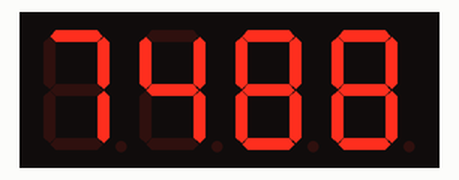
Simulated run of this sketch. Board: Arduino Uno, built with avr-gcc and run on an emulated ATmega328P. On the bench: 4-digit seven-segment display. Wiring (inferred from the names in the program): TM1637 display: clock pin 5; DIO pin 6. Random numbers use the default seed unless the sketch sets one.

Above: at 1.1 s.
At 4.1 s:
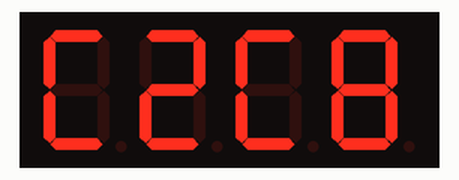
At 8.1 s:
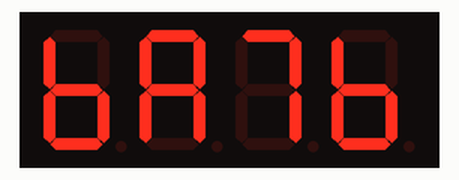
At 19.2 s:
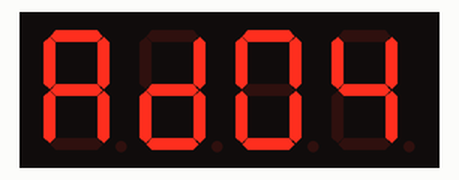
At 28.3 s:
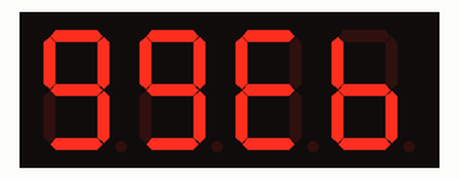
At 38.4 s:
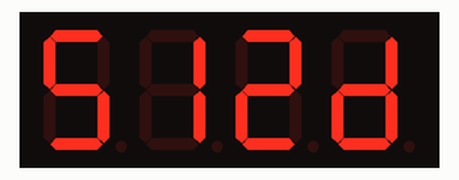

The sketch:

7seg.ino
```cpp
/* *********************************************************
   Simple roll-your-own TM1637 operations without library
      Sample sketch V00  July 25, 2020 (c) Akira Tominaga
 *  ********************************************************/
#define lDIO 6                // DIO for TM1637 LED
#define lCLK 5                // CLK for TM1637 LED
#define lBrt 0x07             // duty-r 1/16x 02:4,03:10,05:12,07:14
#define lTu 50                // time unit in micro-second
byte lChr;                    // single byte sent to LED
byte Data[] = { 0x00, 0x00, 0x00, 0x00 }; // LED initial value 0000

void setup() { // ***** Arduino setup *****
  pinMode(lCLK, OUTPUT);
  pinMode(lDIO, OUTPUT);
  digitalWrite(lCLK, HIGH);
  digitalWrite(lDIO, HIGH);
  lDispData();                // display 0000
  delay(1000);
}

void loop() { // ****** Arduino Loop *****
  // example
  for (int k = 0; k < 4; k++) {
    uint8_t Rand = random(0, 15);
    Data[k] = Rand;
  }
  lDispData();
  delay(1000);
}

/**************************************
      User defined functions
* *********************************** */
// *** lDispData *** display data to 4dig LED
void lDispData(void) {
#define showDat 0x40            // show this is data
#define showAd0 0xC0            // LED data addr is zero
#define showDcB 0x88+lBrt       // show dCtl + brightness
  lStart();                     // start signal
  lChr = showDat;               // identifier for data
  lSend();                      // send it
  lStop();                      // stop signal
  lStart();                     // and restart
  lChr = showAd0;               // identifier for address
  lSend();                      // send it
  for (int j = 0; j < 4; j++) { // for Data[0] to Data[3]
    byte edChr = Data[j];       // set a byte to edChr for edit
    switch (edChr) {
      case 0x00: lChr = 0x3F; break; // 0
      case 0x01: lChr = 0x06; break; // 1
      case 0x02: lChr = 0x5B; break; // 2
      case 0x03: lChr = 0x4F; break; // 3
      case 0x04: lChr = 0x66; break; // 4
      case 0x05: lChr = 0x6D; break; // 5
      case 0x06: lChr = 0x7D; break; // 6
      case 0x07: lChr = 0x07; break; // 7
      case 0x08: lChr = 0x7F; break; // 8
      case 0x09: lChr = 0x6F; break; // 9
      case 0x0A: lChr = 0x77; break; // A
      case 0x0B: lChr = 0x7C; break; // b
      case 0x0C: lChr = 0x39; break; // C
      case 0x0D: lChr = 0x5E; break; // d
      case 0x0E: lChr = 0x79; break; // E
      case 0x0F: lChr = 0x71; break; // F
      case 0x10: lChr = 0x00; break; // blank
      default:   lChr = 0x7B;        // e for error
    }
    lSend();                    // send each byte continuously
  }                             // end of four bytes
  lStop();                      // stop signal
  lStart();                     // restart
  lChr = showDcB;               // identifier for display brightness
  lSend();                      // send it
  lStop();                      // stop signal
}

// *** lSend *** send a charater in lChr
void lSend(void) {
#define LSb B00000001           // Least Significant bit
  for (int i = 0; i < 8; i++) { // do the following for 8bits
    if ((lChr & LSb) == LSb) {  // if one then
      digitalWrite(lDIO, HIGH); // set lDIO high
    } else {                    // else
      digitalWrite(lDIO, LOW);  // set lDIO low
    }
    lCLKon();                   // clock on to show lDIO
    lChr = lChr >> 1;           // shift bits to right
  }
  digitalWrite(lDIO, LOW);      // pull down during Ack
  lCLKon();                     // clock on to simulate reading
}

// *** lStart *** send start signal
void lStart(void) {
  digitalWrite(lDIO, LOW);
  delayMicroseconds(lTu);
  digitalWrite(lCLK, LOW);
  delayMicroseconds(lTu);
}

// *** lStop *** send stop signal
void lStop(void) {
  digitalWrite(lCLK, HIGH);
  delayMicroseconds(lTu);
  digitalWrite(lDIO, HIGH);
  delayMicroseconds(lTu);
}

// *** lCLKon ** clock on to show data
void lCLKon(void) {
  digitalWrite(lCLK, HIGH);
  delayMicroseconds(lTu);
  digitalWrite(lCLK, LOW);
  delayMicroseconds(lTu);
}
/* End of program */
```

Measured:
- what the display in image 0 shows lasts 1.0 s, from 1.0 s to 2.0 s
